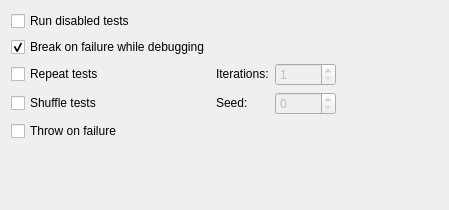
<?xml version="1.0" encoding="UTF-8"?>
<ui version="4.0">
 <class>Autotest::Internal::CatchSettingsPage</class>
 <widget class="QWidget" name="Autotest::Internal::CatchSettingsPage">
  <property name="geometry">
   <rect>
    <x>0</x>
    <y>0</y>
    <width>449</width>
    <height>210</height>
   </rect>
  </property>
  <property name="windowTitle">
   <string>Form</string>
  </property>
  <layout class="QHBoxLayout" name="horizontalLayout">
   <item>
    <layout class="QVBoxLayout" name="verticalLayout">
     <item>
      <layout class="QGridLayout" name="gridLayout">
       <item row="1" column="0">
        <widget class="QCheckBox" name="breakOnFailureCB">
         <property name="toolTip">
          <string>Turns failures into debugger breakpoints.</string>
         </property>
         <property name="text">
          <string>Break on failure while debugging</string>
         </property>
         <property name="checked">
          <bool>true</bool>
         </property>
        </widget>
       </item>
       <item row="0" column="0">
        <widget class="QCheckBox" name="runDisabledCatchsCB">
         <property name="toolTip">
          <string>Executes disabled tests when performing a test run.</string>
         </property>
         <property name="text">
          <string>Run disabled tests</string>
         </property>
        </widget>
       </item>
       <item row="4" column="0">
        <widget class="QCheckBox" name="throwOnFailureCB">
         <property name="toolTip">
          <string>Turns assertion failures into C++ exceptions.</string>
         </property>
         <property name="text">
          <string>Throw on failure</string>
         </property>
        </widget>
       </item>
       <item row="2" column="1">
        <widget class="QLabel" name="label">
         <property name="sizePolicy">
          <sizepolicy hsizetype="Minimum" vsizetype="Fixed">
           <horstretch>0</horstretch>
           <verstretch>0</verstretch>
          </sizepolicy>
         </property>
         <property name="text">
          <string>Iterations:</string>
         </property>
        </widget>
       </item>
       <item row="3" column="0">
        <widget class="QCheckBox" name="shuffleCatchsCB">
         <property name="toolTip">
          <string>Shuffles tests automatically on every iteration by the given seed.</string>
         </property>
         <property name="text">
          <string>Shuffle tests</string>
         </property>
        </widget>
       </item>
       <item row="2" column="0">
        <widget class="QCheckBox" name="repeatCatchsCB">
         <property name="toolTip">
          <string>Repeats a test run (you might be required to increase the timeout to avoid canceling the tests).</string>
         </property>
         <property name="text">
          <string>Repeat tests</string>
         </property>
        </widget>
       </item>
       <item row="2" column="2">
        <widget class="QSpinBox" name="repetitionSpin">
         <property name="enabled">
          <bool>false</bool>
         </property>
         <property name="minimum">
          <number>1</number>
         </property>
         <property name="maximum">
          <number>9999</number>
         </property>
        </widget>
       </item>
       <item row="3" column="1">
        <widget class="QLabel" name="label_2">
         <property name="sizePolicy">
          <sizepolicy hsizetype="Minimum" vsizetype="Fixed">
           <horstretch>0</horstretch>
           <verstretch>0</verstretch>
          </sizepolicy>
         </property>
         <property name="text">
          <string>Seed:</string>
         </property>
        </widget>
       </item>
       <item row="3" column="2">
        <widget class="QSpinBox" name="seedSpin">
         <property name="enabled">
          <bool>false</bool>
         </property>
         <property name="toolTip">
          <string>A seed of 0 generates a seed based on the current timestamp.</string>
         </property>
         <property name="specialValueText">
          <string/>
         </property>
         <property name="maximum">
          <number>99999</number>
         </property>
        </widget>
       </item>
      </layout>
     </item>
     <item>
      <spacer name="verticalSpacer">
       <property name="orientation">
        <enum>Qt::Vertical</enum>
       </property>
       <property name="sizeHint" stdset="0">
        <size>
         <width>20</width>
         <height>40</height>
        </size>
       </property>
      </spacer>
     </item>
    </layout>
   </item>
   <item>
    <spacer name="horizontalSpacer">
     <property name="orientation">
      <enum>Qt::Horizontal</enum>
     </property>
     <property name="sizeHint" stdset="0">
      <size>
       <width>40</width>
       <height>20</height>
      </size>
     </property>
    </spacer>
   </item>
  </layout>
 </widget>
 <resources/>
 <connections/>
</ui>
